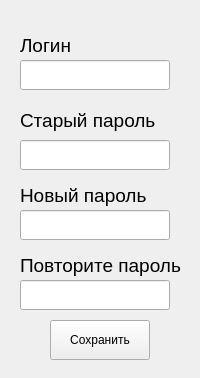
<?xml version="1.0" encoding="UTF-8"?>
<ui version="4.0">
 <class>Form</class>
 <widget class="QWidget" name="Form">
  <property name="windowModality">
   <enum>Qt::ApplicationModal</enum>
  </property>
  <property name="geometry">
   <rect>
    <x>0</x>
    <y>0</y>
    <width>200</width>
    <height>378</height>
   </rect>
  </property>
  <property name="sizePolicy">
   <sizepolicy hsizetype="Fixed" vsizetype="Fixed">
    <horstretch>0</horstretch>
    <verstretch>0</verstretch>
   </sizepolicy>
  </property>
  <property name="windowTitle">
   <string>Form</string>
  </property>
  <widget class="QLineEdit" name="lineEdit">
   <property name="geometry">
    <rect>
     <x>20</x>
     <y>60</y>
     <width>150</width>
     <height>30</height>
    </rect>
   </property>
  </widget>
  <widget class="QLineEdit" name="lineEdit_2">
   <property name="geometry">
    <rect>
     <x>20</x>
     <y>140</y>
     <width>150</width>
     <height>30</height>
    </rect>
   </property>
   <property name="sizePolicy">
    <sizepolicy hsizetype="Fixed" vsizetype="Fixed">
     <horstretch>0</horstretch>
     <verstretch>0</verstretch>
    </sizepolicy>
   </property>
   <property name="echoMode">
    <enum>QLineEdit::Password</enum>
   </property>
  </widget>
  <widget class="QLabel" name="label">
   <property name="geometry">
    <rect>
     <x>20</x>
     <y>30</y>
     <width>71</width>
     <height>31</height>
    </rect>
   </property>
   <property name="font">
    <font>
     <pointsize>14</pointsize>
    </font>
   </property>
   <property name="text">
    <string>Логин</string>
   </property>
  </widget>
  <widget class="QLabel" name="label_2">
   <property name="geometry">
    <rect>
     <x>20</x>
     <y>100</y>
     <width>151</width>
     <height>41</height>
    </rect>
   </property>
   <property name="font">
    <font>
     <pointsize>14</pointsize>
    </font>
   </property>
   <property name="text">
    <string>Старый пароль</string>
   </property>
  </widget>
  <widget class="QLabel" name="label_3">
   <property name="geometry">
    <rect>
     <x>20</x>
     <y>170</y>
     <width>171</width>
     <height>51</height>
    </rect>
   </property>
   <property name="font">
    <font>
     <pointsize>14</pointsize>
    </font>
   </property>
   <property name="text">
    <string>Новый пароль</string>
   </property>
  </widget>
  <widget class="QLineEdit" name="lineEdit_3">
   <property name="geometry">
    <rect>
     <x>20</x>
     <y>210</y>
     <width>150</width>
     <height>30</height>
    </rect>
   </property>
   <property name="sizePolicy">
    <sizepolicy hsizetype="Fixed" vsizetype="Fixed">
     <horstretch>0</horstretch>
     <verstretch>0</verstretch>
    </sizepolicy>
   </property>
   <property name="echoMode">
    <enum>QLineEdit::Password</enum>
   </property>
  </widget>
  <widget class="QPushButton" name="pushButton">
   <property name="geometry">
    <rect>
     <x>50</x>
     <y>320</y>
     <width>100</width>
     <height>40</height>
    </rect>
   </property>
   <property name="text">
    <string>Сохранить</string>
   </property>
  </widget>
  <widget class="QLabel" name="label_4">
   <property name="geometry">
    <rect>
     <x>20</x>
     <y>250</y>
     <width>171</width>
     <height>31</height>
    </rect>
   </property>
   <property name="font">
    <font>
     <pointsize>14</pointsize>
    </font>
   </property>
   <property name="text">
    <string>Повторите пароль</string>
   </property>
  </widget>
  <widget class="QLineEdit" name="lineEdit_4">
   <property name="geometry">
    <rect>
     <x>20</x>
     <y>280</y>
     <width>150</width>
     <height>30</height>
    </rect>
   </property>
   <property name="sizePolicy">
    <sizepolicy hsizetype="Fixed" vsizetype="Fixed">
     <horstretch>0</horstretch>
     <verstretch>0</verstretch>
    </sizepolicy>
   </property>
   <property name="echoMode">
    <enum>QLineEdit::Password</enum>
   </property>
  </widget>
 </widget>
 <resources/>
 <connections/>
</ui>
